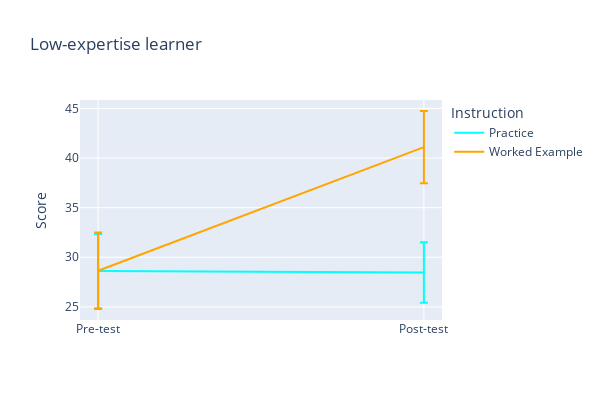

Write notebook code for a chart like this one.
### Code cell
fig = go.Figure(
    data=[
        go.Scatter(
            x=["Pre-test", "Post-test"],
            y=[avg_pretest_practice_low_expert, avg_posttest_practice_low_expert],
            mode="lines",
            marker=dict(size=10, color="cyan"),
            name="Practice",
            error_y=dict(
                type="data",
                array=[
                    practice_low_expert["pretest_score"].sem(),
                    practice_low_expert["ere_post_test"].sem(),
                ],
                visible=True,
            ),
        ),
        go.Scatter(
            x=["Pre-test", "Post-test"],
            y=[avg_pretest__example_low_expert, avg_posttest_example_low_expert],
            mode="lines",
            marker=dict(size=10, color="orange", symbol="square"),
            name="Worked Example",
            error_y=dict(
                type="data",
                array=[
                    worked_example_low_expert["pretest_score"].sem(),
                    worked_example_low_expert["ere_post_test"].sem(),
                ],
                visible=True,
            ),
        ),
    ]
)

fig.update_layout(
    title="Low-expertise learner",
    yaxis_title="Score",
    legend_title="Instruction",
    width=600,
    height=400,
)
fig.show()

### Figure 1 — Plotly figure (JSON) as saved in the notebook; plotly's stock layout.template omitted (floating-point values rounded to 4 significant figures)
{"data": [{"error_y": {"array": [3.74, 3.055], "type": "data", "visible": true}, "marker": {"color": "cyan", "size": 10}, "mode": "lines", "name": "Practice", "type": "scatter", "x": ["Pre-test", "Post-test"], "y": [28.61, 28.46]}, {"error_y": {"array": [3.85, 3.641], "type": "data", "visible": true}, "marker": {"color": "orange", "size": 10, "symbol": "square"}, "mode": "lines", "name": "Worked Example", "type": "scatter", "x": ["Pre-test", "Post-test"], "y": [28.64, 41.1]}], "layout": {"height": 400, "legend": {"title": {"text": "Instruction"}}, "title": {"text": "Low-expertise learner"}, "width": 600, "yaxis": {"title": {"text": "Score"}}}}
